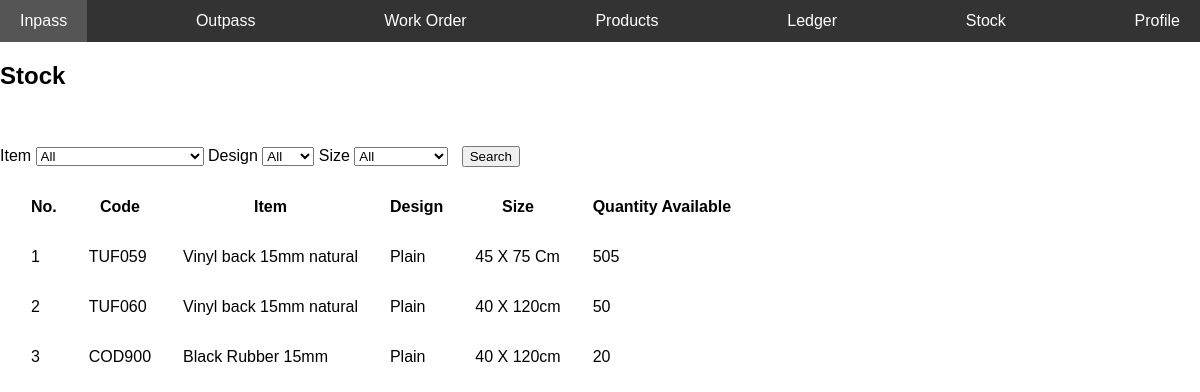
Before: /stock.php with the older database file.
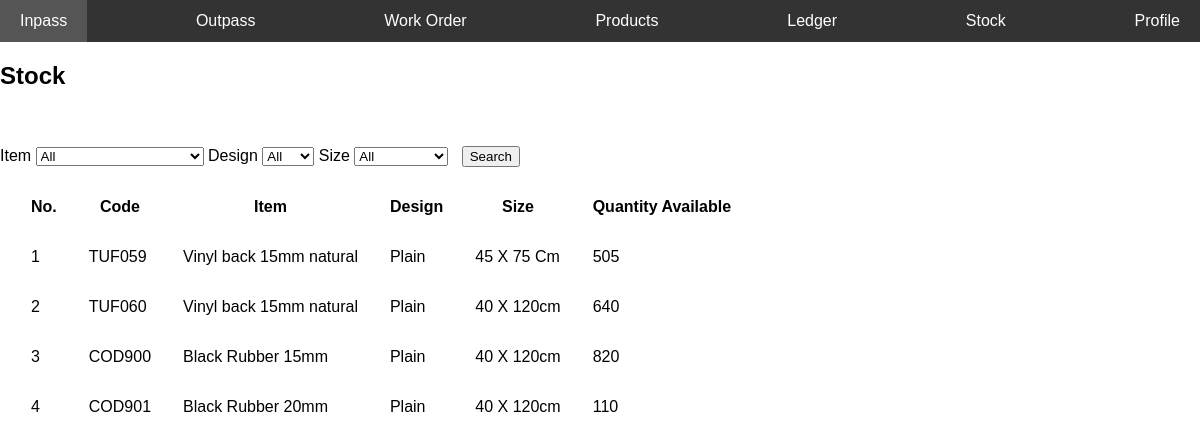
After: the same page with the newer database file.
### tables this page shows
CREATE TABLE IF NOT EXISTS `stock` (
  `index` int NOT NULL AUTO_INCREMENT,
  `grade` varchar(25) NOT NULL,
  `code` varchar(25) NOT NULL,
  `item` varchar(50) NOT NULL,
  `design` varchar(50) NOT NULL,
  `size` varchar(25) NOT NULL,
  `qty` int NOT NULL,
  `default` int NOT NULL DEFAULT '1',
  PRIMARY KEY (`index`)
);

### stock.php (the view, shortened to what this page needs)
<?php
include 'conn.php';
include 'nav.php';
?>
<?php
$sql = "SELECT * from stock where 1=1";
$retval = mysqli_query($conn, $sql);
?>
<html>
<body>
<h2>Stock</h2>
    <br>
    <br>
    <form name="filter" method="post">
        <label>Item</label>
        <select name='item'>
            <option selected>All</option>
        </select>
        <label>Design</label>
        <select name='design'>
            <option selected>All</option>
        </select>
        <label>Size</label>
        <select name='size'>
            <option selected>All</option>
        </select> &nbsp;
        <input type="submit" name="filter" value="Search">
    </form>
    <table style="border-spacing:30px;">
        <thead>
            <th>
                No.
            </th>
            <th>
                Code
            </th>
            <th>
                Item
            </th>
            <th>
                Design
            </th>
            <th>
                Size
            </th>
            <th>
                Quantity Available
            </th>
        </thead>
        <tbody>
            <?php
            $i = 1;
            while ($row = mysqli_fetch_assoc($retval)) {
                echo "
                <tr>
                <td>
                    $i
                </td>
                <td>
                    {$row['code']}
                </td>
                <td>
                    {$row['item']}
                </td>
                <td>
                    {$row['design']}
                </td>
                <td>
                    {$row['size']}
                </td>
                <td>
                    {$row['qty']}
                </td>
                </tr>";
                $i = $i + 1;
            }
            ?>
        </tbody>
    </table>
</body>
</html>

Changed rows visible on the page:
changed stock "TUF060": qty "50" → "640"
changed stock "COD900": qty "20" → "820"
added stock: code "COD901", item "Black Rubber 20mm", design "Plain", size "40 X 120cm", qty "110"
